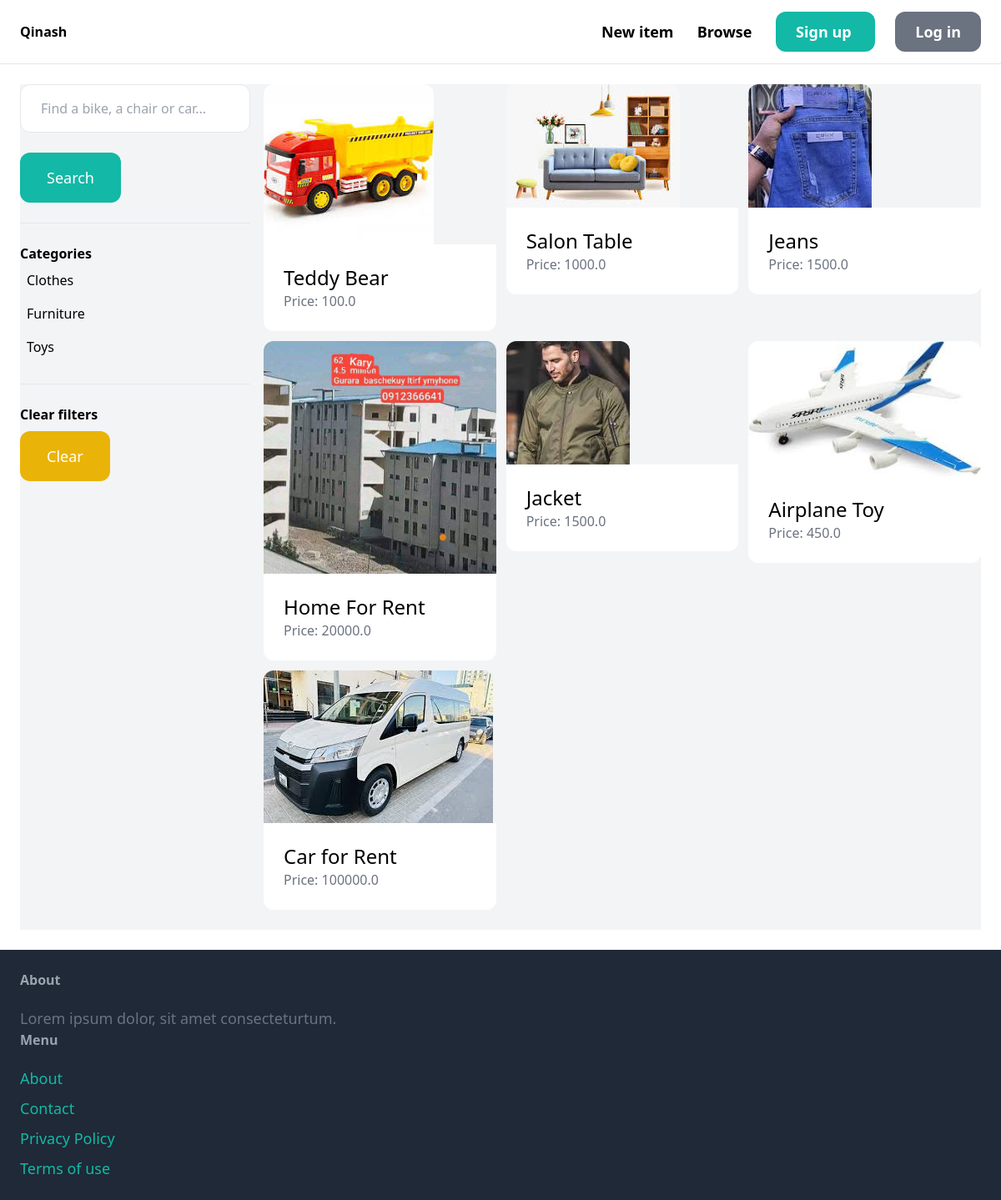
The app's page /items/ with its own data.
### item/models.py (models this page shows, shortened)
class Category(models.Model):
    name=models.CharField(max_length=255)
    class Meta:
        ordering=('name',)
        verbose_name_plural = "Categories"

class Item(models.Model):
    category=models.ForeignKey(Category, related_name='items', on_delete=models.CASCADE)
    name=models.CharField(max_length=255)
    description=models.TextField(blank=True, null=True)
    price=models.FloatField()
    image = models.ImageField(upload_to='item_images', blank=True, null=True)
    is_sold=models.BooleanField(default=False)
    created_by=models.ForeignKey(User, related_name='items', on_delete=models.CASCADE)
    created_at=models.DateTimeField(auto_now_add=True)

### item/views.py (the view)
# urls.py: path('items/', include('item.urls')),
def items(request):
    query = request.GET.get('query', '')
    category_id = request.GET.get('category', 0)
    categories = Category.objects.all()
    items = Item.objects.filter(is_sold=False)
    if category_id:
        items = items.filter(category_id=category_id)
    if query:
        items = items.filter(Q(name__icontains=query) | Q(description__icontains=query))
    return render(request, 'item/items.html', {
        'items': items,
        'query': query,
        'categories': categories,
        'category_id': int(category_id),
    })

### item/templates/item/items.html (shortened to what this page needs)
{% extends 'core/base.html' %}
{% block content %}
    <div class="pb-6 grid grid-cols-4 gap-4 bg-gray-100">
        <div class="col-span-1">
            <form method="get" action="{% url 'item:items' %}">
                <input name="query" class="w-full py-4 px-6 border rounded-xl" type="text" value="{{query}}" placeholder="Find a bike, a chair or car... ">
                <button class="mt-6 py-4 px-8 text-lg bg-teal-500 text-white rounded-xl">Search</button>
            </form>
            <hr class="my-6">
            <p class="font-semibold">Categories</p>
            <ul>
                {% for category in categories %}
                    <li class="py-2 px-2 rounded-xl{% if category.id == category_id %} bg-gray-200{% endif %}">
                        <a href="{% url 'item:items' %}?query={{query}}&&category={{category.id}}">{{category.name}}</a>
                    </li>
                {% endfor %}
            </ul>
            <hr class="my-6">
            <p class="font-semibold">Clear filters</p>
            <ul>
                <li><a href="{% url 'item:items' %}" class="mt-2 py-4 px-8 inline-block bg-yellow-500 text-lg rounded-xl text-white">Clear</a>
            </ul>
        </div>
        <div class="col-span-3">
            <div class="grid grid-cols-3 gap-3">
                {% for item in items %}
                    <div>
                        <a href="{% url 'item:detail' item.id %}">
                            <div>
                                <img src="{{ item.image.url }}" class="rounded-t-xl">
                            </div>
                            <div class="p-6 bg-white rounded-b-xl">
                                <h2 class="text-2xl">{{ item.name }}</h2>
                                <p class="text-gray-500">Price: {{ item.price }}</p>
                            </div>
                        </a>
                    </div>
                {% endfor %}
            </div>
        </div>
    </div>
{% endblock %}

### records on screen
Category: name "Clothes"
Category: name "Furniture"
Category: name "Toys"
Item: image (picture), name "Teddy Bear", price "100.0"
Item: image (picture), name "Salon Table", price "1000.0"
Item: image (picture), name "Jeans", price "1500.0"
Item: image (picture), name "Home For Rent", price "20000.0"
Item: image (picture), name "Jacket", price "1500.0"
Item: image (picture), name "Airplane Toy", price "450.0"
Item: image (picture), name "Car for Rent", price "100000.0"
